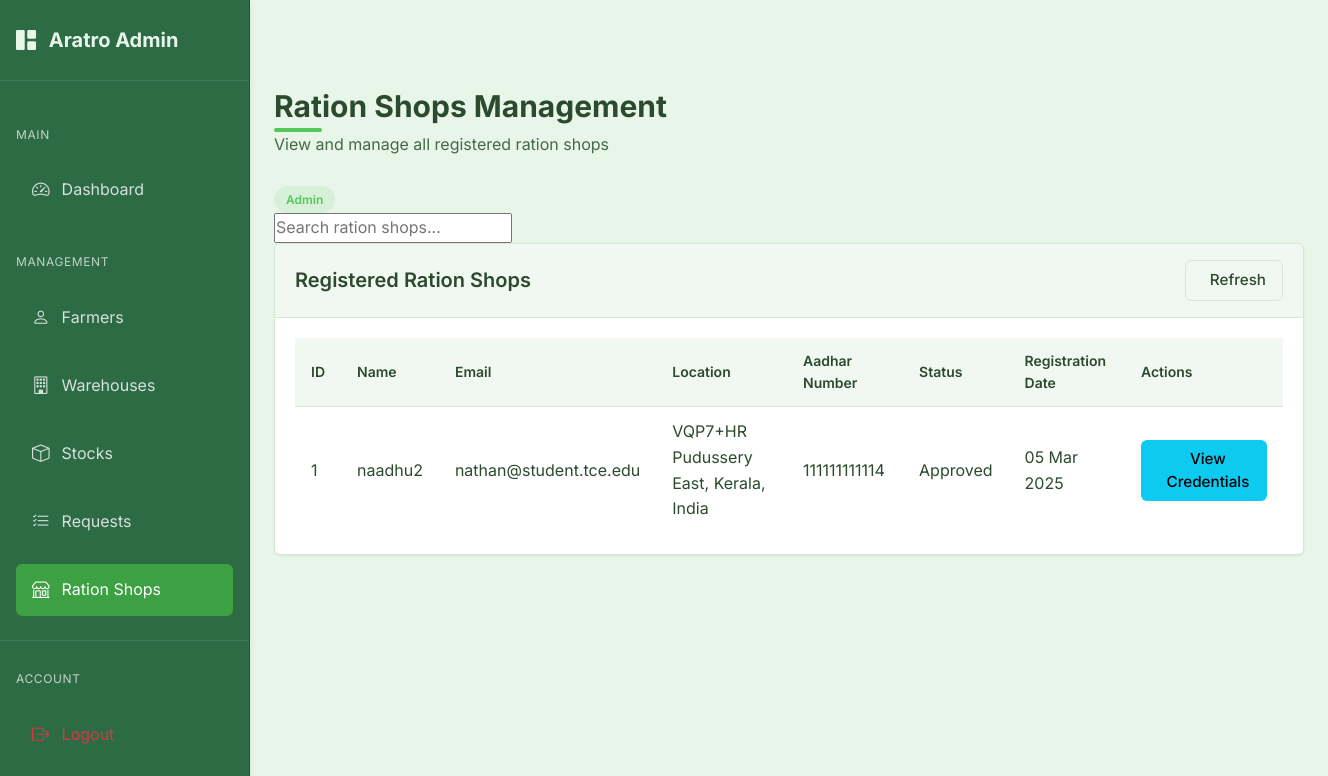
The app's page /admin/ration-shops (signed in), older data.
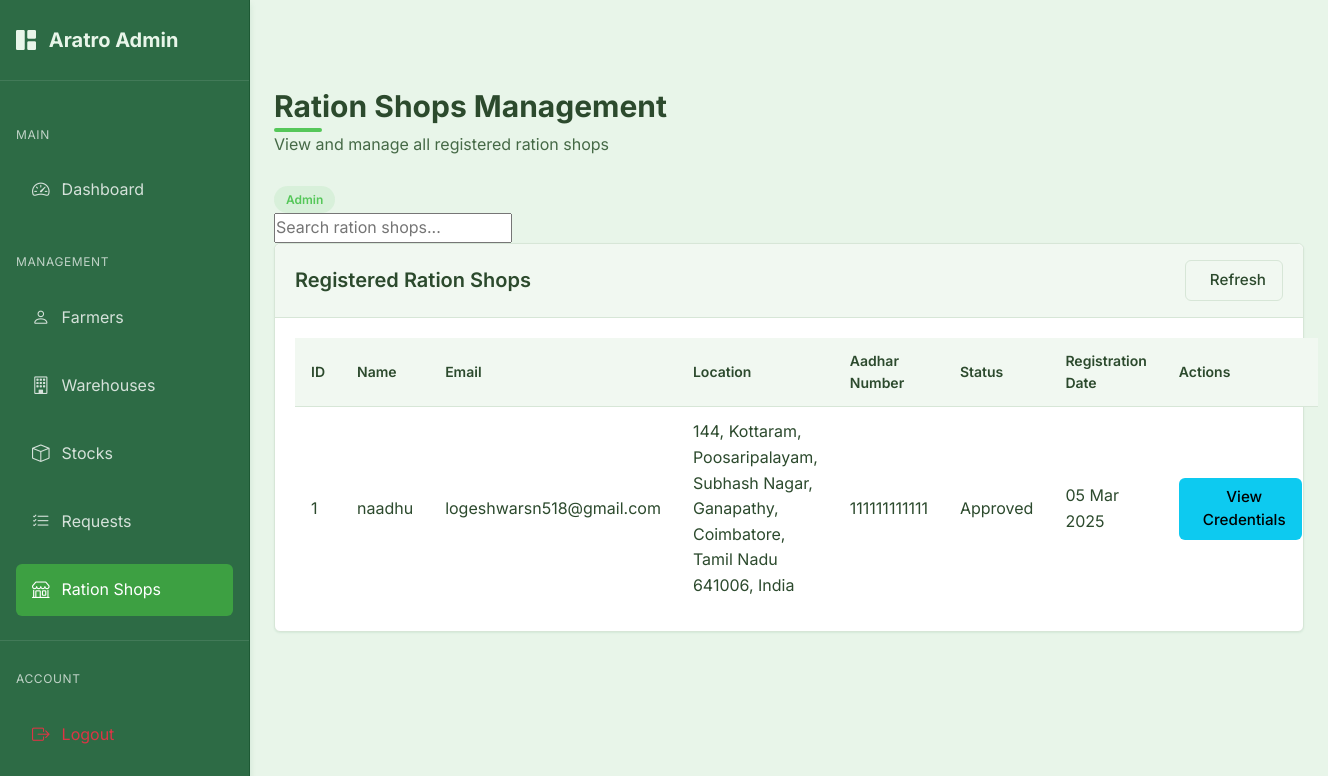
The same page, newer data.
### models.py (models this page shows, shortened)
class RationShop(db.Model):
    id = db.Column(db.Integer, primary_key=True)
    shop_id = db.Column(db.String(50), unique=True, nullable=True)  # Added to match database schema
    user_id = db.Column(db.Integer, db.ForeignKey('user.id'), nullable=True)  # Will be set after approval
    name = db.Column(db.String(100), nullable=False)
    email = db.Column(db.String(100), nullable=False)
    location = db.Column(db.String(200), nullable=False)
    latitude = db.Column(db.Float, nullable=True)  # Latitude for map location
    longitude = db.Column(db.Float, nullable=True)  # Longitude for map location
    aadhar_number = db.Column(db.String(12), unique=True, nullable=False)  # Exactly 12 digits
    status = db.Column(db.String(20), default='pending')  # pending, approved, rejected
    unique_id = db.Column(db.String(20), unique=True, nullable=True)  # Will be set by admin after approval
    temp_password = db.Column(db.String(100), nullable=True)  # Temporary password set by admin
    created_at = db.Column(db.DateTime, default=datetime.utcnow)
    approved_at = db.Column(db.DateTime, nullable=True)
    admin_notes = db.Column(db.Text, nullable=True)
    user = db.relationship('User', backref='ration_shop', lazy=True, uselist=False)

### routes.py (the view)
@admin.route('/ration-shops')
@admin_required
def ration_shops():
    ration_shops = RationShop.query.all()
    return render_template('admin/ration_shops.html', ration_shops=ration_shops)

### app.py (called while the page is built)
@login_manager.user_loader
def load_user(user_id):
    try:
        if user_id.startswith('admin_'):
            admin_id = int(user_id.split('_')[1])
            return Admin.query.get(admin_id)
        else:
            return User.query.get(int(user_id))
    except Exception as e:
        print(f"Error loading user: {e}")
        return None

@app.before_request
def before_request():
    session.permanent = True  # Use permanent session with lifetime set above

### models.py (called while the page is built)
    def get_id(self):
        return f"admin_{self.id}"

    def __repr__(self):
        return f'<Admin {self.email}>'

### routes.py (called while the page is built)
@admin.context_processor
def inject_admin_data():
    admin_data = {'current_user': current_user}
    if current_user.is_authenticated:
        admin_user = Admin.query.get(current_user.id)
        if admin_user:
            admin_data['admin_user'] = admin_user
    return admin_data

### templates/admin/ration_shops.html (shortened to what this page needs)
{% extends "admin/base_admin.html" %}
{% block admin_content %}
<div class="page-header">
    <h1 class="page-title">Ration Shops Management</h1>
    <p class="page-subtitle">View and manage all registered ration shops</p>
</div>
<div class="page-actions">
    <span class="admin-badge admin-badge-primary">
        Admin
    </span>
    <div class="search-container">
        <input type="text" id="searchInput" class="search-input" placeholder="Search ration shops...">
    </div>
</div>
<div class="admin-card">
    <div class="admin-card-header">
        <h5 class="admin-card-title">
            Registered Ration Shops
        </h5>
        <div class="card-actions">
            <button id="refreshBtn" class="btn btn-sm btn-outline">
                 Refresh
            </button>
        </div>
    </div>
    <div class="admin-card-body">
        {% if ration_shops %}
        <table class="admin-table" id="rationShopsTable">
            <thead>
                <tr>
                    <th>ID</th>
                    <th>Name</th>
                    <th>Email</th>
                    <th>Location</th>
                    <th>Aadhar Number</th>
                    <th>Status</th>
                    <th>Registration Date</th>
                    <th>Actions</th>
                </tr>
            </thead>
            <tbody>
                {% for shop in ration_shops %}
                <tr data-shop-id="{{ shop.id }}">
                    <td>{{ shop.id }}</td>
                    <td>{{ shop.name }}</td>
                    <td>{{ shop.email }}</td>
                    <td>{{ shop.location }}</td>
                    <td>{{ shop.aadhar_number }}</td>
                    <td class="status-cell">
                        {% if shop.status == 'pending' %}
                        <span class="status-badge status-pending">Pending</span>
                        {% elif shop.status == 'approved' %}
                        <span class="status-badge status-approved">Approved</span>
                        {% elif shop.status == 'rejected' %}
                        <span class="status-badge status-rejected">Rejected</span>
                        {% endif %}
                    </td>
                    <td>{{ shop.created_at.strftime('%d %b %Y') }}</td>
                    <td>
                        {% if shop.status == 'pending' %}
                        <div class="action-buttons">
                            <button class="btn btn-sm btn-success approve-btn" data-shop-id="{{ shop.id }}">
                                <i class="fas fa-check"></i> Accept
                            </button>
                            <button class="btn btn-sm btn-danger reject-btn" data-shop-id="{{ shop.id }}">
                                <i class="fas fa-times"></i> Deny
                            </button>
                        </div>
                        {% elif shop.status == 'approved' %}
                        <div class="action-buttons">
                            <button class="btn btn-sm btn-info view-credentials-btn" data-shop-id="{{ shop.id }}">
                                 View Credentials
                            </button>
                        </div>
                        {% elif shop.status == 'rejected' %}
                        <span class="text-danger"><i class="fas fa-times-circle"></i> Denied</span>
                        {% endif %}
                    </td>
                </tr>
                {% endfor %}
            </tbody>
        </table>
        {% else %}
        <p>No ration shops registered yet.</p>
        {% endif %}
    </div>
</div>
{% endblock %}

Row changes from the older to the newer data that the page shows:
changed RationShop id 1: name "naadhu2" → "naadhu"; email "nathan@student.tce.edu" → "logeshwarsn518@gmail.com"; location "VQP7+HR Pudussery East, Kerala, India" → "144, Kottaram, Poosaripalayam, Subhash Nagar, Ganapathy, Coimbatore, Tamil Nadu 641006, India"; aadhar_number "111111111114" → "111111111111"
